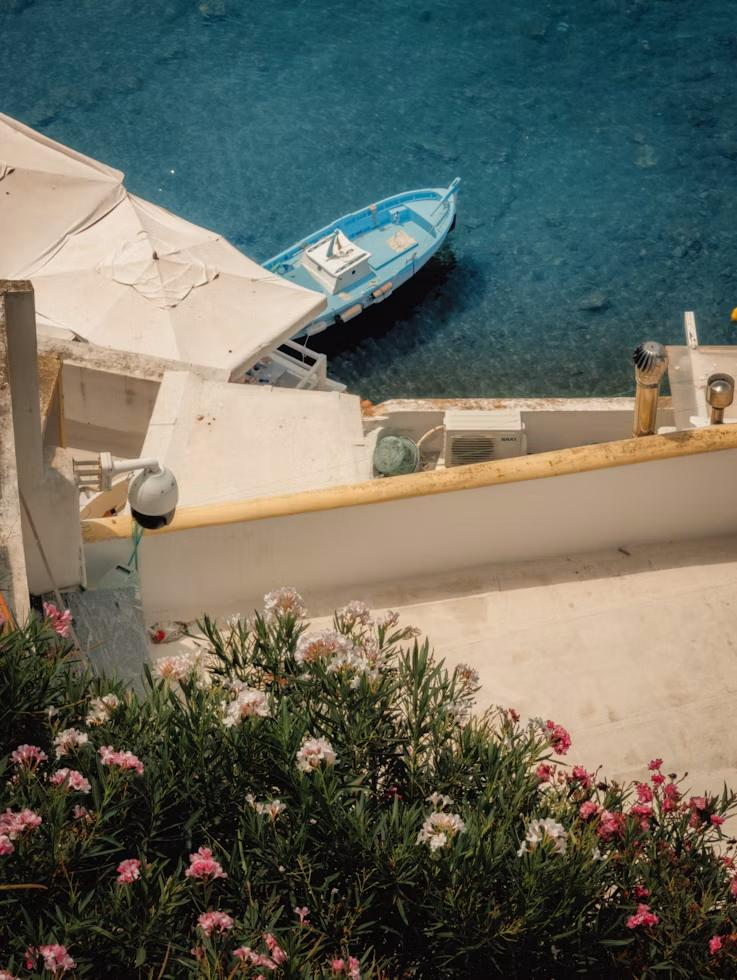
#> input picture img.jpg, 737 x 980 px
$ python cropped.py
#> lines starting #> are read from the running program, lines starting #| are printed output that depends on the picture
import cv2
image = cv2.imread("img.jpg")
#> image is the input picture: shape (980, 737, 3); mean B, G, R 94.1, 104.9, 103

if image is not None:
    cropped_image = image[100:200, 50:150]  # Crop the image (y1:y2, x1:x2)
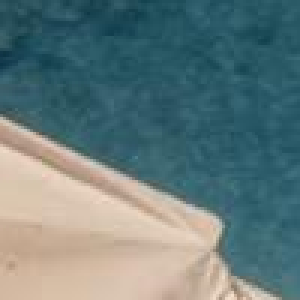
#> cropped_image: shape (100, 100, 3) (shown 3 times larger); mean B, G, R 124.2, 123.2, 101.2
    cv2.imshow("Cropped Image", cropped_image)
    cv2.waitKey(0)
    cv2.destroyAllWindows()
